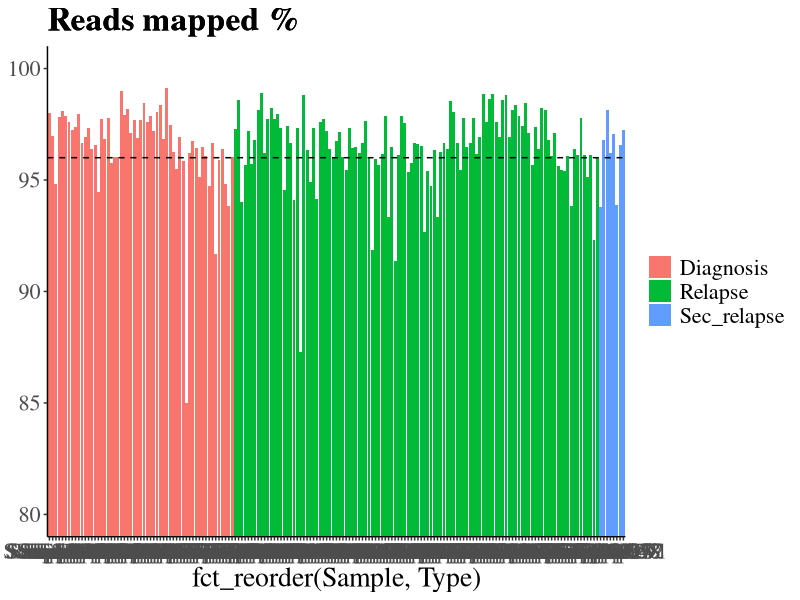

Source code (R): (Note: this script raises an error after producing the figure.)
#-----------------------------------------------------
#SASI ARUNACHALAM PhD : St Jude Childern Research Hospital
# NGS_Stats
#-----------------------------------------------------
library(tidyverse) #ggplot2,tibble,tidyr,readr,purrr,dplyr,stringr,forcats
library(data.table)
library(readxl)
library(openxlsx)
library(scales)
rm(list=ls())
##############



stat <- read_excel("NGS_Stats_Input_3.xlsx")
                  

##ggplot for Total percent read map 
ggplot(data=stat, aes(x=fct_reorder(Sample,Type),y=Percent_readmapped,fill=factor(Type))) +
  geom_bar(stat="identity") + 
  ggtitle("Reads mapped %")+
  theme_classic()+
  coord_cartesian(ylim=c(80, 100))+
  geom_hline(yintercept=96, linetype="dashed")+
  theme(
    legend.title=element_blank(),  
    #legend.position=c(.73,.7),
    axis.title.y=element_blank(), 
    text=element_text(family="serif",size=20),
    plot.title=element_text(face="bold",hjust=c(0,0))
  )

ggsave("~working_directory/NGS_Stats_output_3/readmapped.pdf",width = 50, height = 10, units = "cm")
  
##ggplot for Totalreads read map 
ggplot(data=stat, aes(x=fct_reorder(Sample,Type),y=Total_reads,fill=factor(Type))) +
  geom_bar(stat="identity") + 
  ggtitle("Total reads (million) ")+
  theme_classic()+
  scale_y_continuous(labels=function(n){format(n, scientific = FALSE)})+
geom_hline(yintercept=100000000, linetype="dashed")+
  theme(
    legend.title=element_blank(),  
    #legend.position=c(.73,.7),
    axis.title.y=element_blank(), 
    text=element_text(family="serif",size=20),
    plot.title=element_text(face="bold",hjust=c(0,0))
  )
ggsave("~working_directory/NGS_Stats_output_3/Totalreads.pdf",width = 50, height = 10, units = "cm")

##ggplot for duplicate rate 

ggplot(data=stat, aes(x=fct_reorder(Sample,Type),y=Duplicaterate,fill=factor(Type))) +
  geom_bar(stat="identity") + 
  ggtitle("Duplicate reads % ")+
  theme_classic()+
   geom_hline(yintercept=40, linetype="dashed")+
  theme(
    legend.title=element_blank(),  
    #legend.position=c(.73,.7),
    axis.title.y=element_blank(), 
    text=element_text(family="serif",size=20),
    plot.title=element_text(face="bold",hjust=c(0,0))
  )
ggsave("~working_directory/NGS_Stats_output_3/Duplicate.pdf",width = 50, height = 10, units = "cm")



##ggplot for bamsize
ggplot(data=stat, aes(x=fct_reorder(Sample,Type),y=BamSize_G,fill=factor(Type))) +
  geom_bar(stat="identity") + 
  ggtitle("Data output (Gb) ")+
  theme_classic()+
  geom_hline(yintercept=10, linetype="dashed")+
  theme(
    legend.title=element_blank(),  
    #legend.position=c(.73,.7),
    axis.title.y=element_blank(), 
    text=element_text(family="serif",size=20),
    plot.title=element_text(face="bold",hjust=c(0,0))
  )
ggsave("~working_directory/NGS_Stats_output_3/Dataoutput.pdf",width = 50, height = 10, units = "cm")



##ggplot for coverage
ggplot(data=stat, aes(x=fct_reorder(Sample,Type),y= coverage_20X,fill=factor(Type))) +
  geom_bar(stat="identity") + 
  ggtitle("Coverage min. 20X (%) ")+
  theme_classic()+
  geom_hline(yintercept=40, linetype="dashed")+
  theme(
    legend.title=element_blank(),  
    #legend.position=c(.73,.7),
    axis.title.y=element_blank(), 
    text=element_text(family="serif",size=20),
    plot.title=element_text(face="bold",hjust=c(0,0))
  )
ggsave("~working_directory/NGS_Stats_output_3/Coverage.pdf",width = 50, height = 10, units = "cm")



##ggplot for coverage
ggplot(data=stat, aes(x=fct_reorder(Sample,coverage_20X),y= coverage_20X,fill=factor(Type))) +
  geom_bar(stat="identity") + 
  ggtitle("Coverage min. 20X (%) ")+
  theme_classic()+
  geom_hline(yintercept=40, linetype="dashed")+
  theme(
    legend.title=element_blank(),  
    #legend.position=c(.73,.7),
    axis.title.y=element_blank(), 
    text=element_text(family="serif",size=20),
    plot.title=element_text(face="bold",hjust=c(0,0))
  )
ggsave("~working_directory/NGS_Stats_output_3/Coverage_sorted.pdf",width = 50, height = 10, units = "cm")







